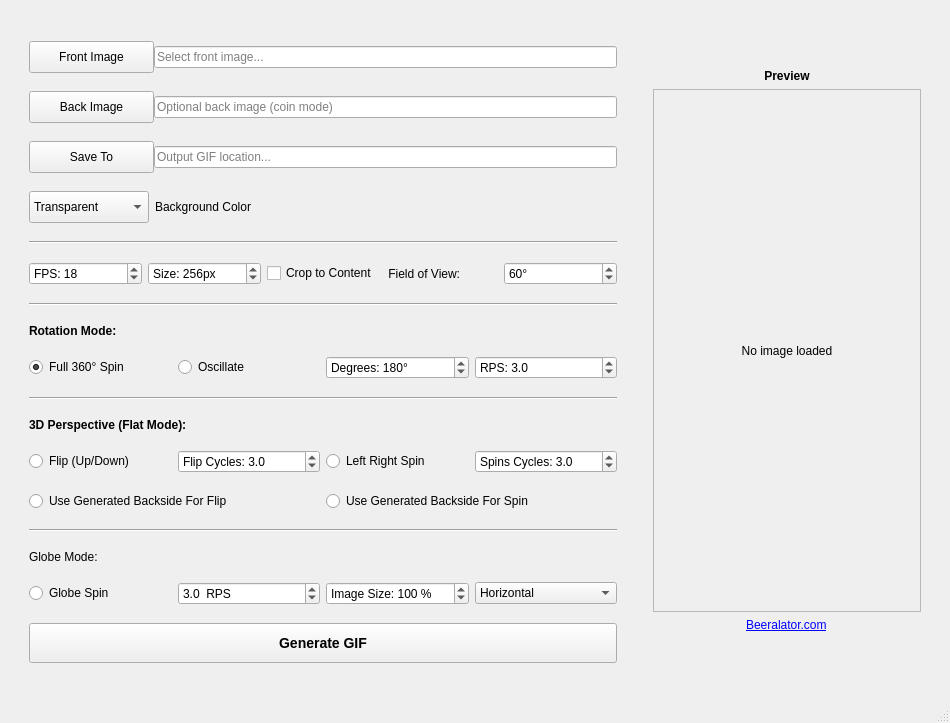
<?xml version="1.0" encoding="UTF-8"?>
<ui version="4.0">
 <class>MainWindow</class>
 <widget class="QMainWindow" name="MainWindow">
  <property name="geometry">
   <rect>
    <x>0</x>
    <y>0</y>
    <width>950</width>
    <height>723</height>
   </rect>
  </property>
  <property name="minimumSize">
   <size>
    <width>950</width>
    <height>550</height>
   </size>
  </property>
  <property name="windowTitle">
   <string>GIFStew - Animated GIF Creator</string>
  </property>
  <property name="autoFillBackground">
   <bool>false</bool>
  </property>
  <property name="styleSheet">
   <string notr="true"/>
  </property>
  <widget class="QWidget" name="centralwidget">
   <layout class="QHBoxLayout" name="mainHorizontalLayout">
    <item>
     <layout class="QVBoxLayout" name="controlsLayout">
      <property name="spacing">
       <number>6</number>
      </property>
      <property name="sizeConstraint">
       <enum>QLayout::SizeConstraint::SetMinimumSize</enum>
      </property>
      <property name="leftMargin">
       <number>20</number>
      </property>
      <property name="topMargin">
       <number>20</number>
      </property>
      <property name="rightMargin">
       <number>10</number>
      </property>
      <property name="bottomMargin">
       <number>10</number>
      </property>
      <item>
       <layout class="QHBoxLayout" name="imageLayout">
        <property name="spacing">
         <number>0</number>
        </property>
        <item>
         <widget class="QPushButton" name="btnBrowseImage">
          <property name="sizePolicy">
           <sizepolicy hsizetype="Minimum" vsizetype="Fixed">
            <horstretch>0</horstretch>
            <verstretch>0</verstretch>
           </sizepolicy>
          </property>
          <property name="minimumSize">
           <size>
            <width>125</width>
            <height>32</height>
           </size>
          </property>
          <property name="text">
           <string>Front Image</string>
          </property>
         </widget>
        </item>
        <item>
         <widget class="QLineEdit" name="editImagePath">
          <property name="sizePolicy">
           <sizepolicy hsizetype="Expanding" vsizetype="Fixed">
            <horstretch>0</horstretch>
            <verstretch>0</verstretch>
           </sizepolicy>
          </property>
          <property name="minimumSize">
           <size>
            <width>463</width>
            <height>0</height>
           </size>
          </property>
          <property name="placeholderText">
           <string>Select front image...</string>
          </property>
         </widget>
        </item>
       </layout>
      </item>
      <item>
       <layout class="QHBoxLayout" name="backImageLayout">
        <property name="spacing">
         <number>0</number>
        </property>
        <item>
         <widget class="QPushButton" name="btnBrowseBack">
          <property name="minimumSize">
           <size>
            <width>125</width>
            <height>32</height>
           </size>
          </property>
          <property name="text">
           <string>Back Image</string>
          </property>
         </widget>
        </item>
        <item>
         <widget class="QLineEdit" name="editBackPath">
          <property name="placeholderText">
           <string>Optional back image (coin mode)</string>
          </property>
         </widget>
        </item>
       </layout>
      </item>
      <item>
       <layout class="QHBoxLayout" name="outputLayout">
        <property name="spacing">
         <number>0</number>
        </property>
        <item>
         <widget class="QPushButton" name="btnBrowseOutput">
          <property name="minimumSize">
           <size>
            <width>125</width>
            <height>32</height>
           </size>
          </property>
          <property name="text">
           <string>Save To</string>
          </property>
         </widget>
        </item>
        <item>
         <widget class="QLineEdit" name="editOutputPath">
          <property name="placeholderText">
           <string>Output GIF location...</string>
          </property>
         </widget>
        </item>
       </layout>
      </item>
      <item>
       <layout class="QHBoxLayout" name="bgLayout">
        <property name="spacing">
         <number>6</number>
        </property>
        <item alignment="Qt::AlignmentFlag::AlignHCenter|Qt::AlignmentFlag::AlignVCenter">
         <widget class="QComboBox" name="comboBackground">
          <property name="minimumSize">
           <size>
            <width>120</width>
            <height>32</height>
           </size>
          </property>
          <property name="sizeIncrement">
           <size>
            <width>0</width>
            <height>0</height>
           </size>
          </property>
          <property name="layoutDirection">
           <enum>Qt::LayoutDirection::LeftToRight</enum>
          </property>
          <item>
           <property name="text">
            <string>Transparent</string>
           </property>
          </item>
          <item>
           <property name="text">
            <string>Black</string>
           </property>
          </item>
          <item>
           <property name="text">
            <string>White</string>
           </property>
          </item>
         </widget>
        </item>
        <item>
         <widget class="QLabel" name="lblBackground">
          <property name="sizePolicy">
           <sizepolicy hsizetype="Minimum" vsizetype="Fixed">
            <horstretch>0</horstretch>
            <verstretch>0</verstretch>
           </sizepolicy>
          </property>
          <property name="text">
           <string>Background Color</string>
          </property>
         </widget>
        </item>
        <item>
         <spacer name="bgSpacer">
          <property name="orientation">
           <enum>Qt::Orientation::Horizontal</enum>
          </property>
          <property name="sizeHint" stdset="0">
           <size>
            <width>40</width>
            <height>20</height>
           </size>
          </property>
         </spacer>
        </item>
       </layout>
      </item>
      <item>
       <widget class="Line" name="line_3">
        <property name="orientation">
         <enum>Qt::Orientation::Horizontal</enum>
        </property>
       </widget>
      </item>
      <item>
       <layout class="QHBoxLayout" name="animSettingsLayout">
        <item>
         <widget class="QSpinBox" name="spinFPS">
          <property name="prefix">
           <string>FPS: </string>
          </property>
          <property name="minimum">
           <number>1</number>
          </property>
          <property name="maximum">
           <number>60</number>
          </property>
          <property name="value">
           <number>18</number>
          </property>
         </widget>
        </item>
        <item>
         <widget class="QSpinBox" name="spinSizePx">
          <property name="showGroupSeparator" stdset="0">
           <bool>false</bool>
          </property>
          <property name="suffix">
           <string>px</string>
          </property>
          <property name="prefix">
           <string>Size: </string>
          </property>
          <property name="minimum">
           <number>64</number>
          </property>
          <property name="maximum">
           <number>2048</number>
          </property>
          <property name="singleStep">
           <number>2</number>
          </property>
          <property name="value">
           <number>256</number>
          </property>
         </widget>
        </item>
        <item>
         <widget class="QCheckBox" name="checkCropToContent">
          <property name="styleSheet">
           <string notr="true"/>
          </property>
          <property name="text">
           <string>Crop to Content</string>
          </property>
         </widget>
        </item>
        <item>
         <widget class="QLabel" name="lblFov">
          <property name="text">
           <string> Field of View:</string>
          </property>
          <property name="alignment">
           <set>Qt::AlignmentFlag::AlignLeading|Qt::AlignmentFlag::AlignLeft|Qt::AlignmentFlag::AlignVCenter</set>
          </property>
         </widget>
        </item>
        <item>
         <widget class="QDoubleSpinBox" name="spinFov">
          <property name="suffix">
           <string>°</string>
          </property>
          <property name="decimals">
           <number>0</number>
          </property>
          <property name="minimum">
           <double>30.000000000000000</double>
          </property>
          <property name="maximum">
           <double>120.000000000000000</double>
          </property>
          <property name="value">
           <double>60.000000000000000</double>
          </property>
         </widget>
        </item>
       </layout>
      </item>
      <item>
       <widget class="Line" name="separator2">
        <property name="orientation">
         <enum>Qt::Orientation::Horizontal</enum>
        </property>
       </widget>
      </item>
      <item>
       <widget class="QLabel" name="lblRotationMode">
        <property name="sizePolicy">
         <sizepolicy hsizetype="Preferred" vsizetype="Fixed">
          <horstretch>0</horstretch>
          <verstretch>0</verstretch>
         </sizepolicy>
        </property>
        <property name="styleSheet">
         <string>font-weight: bold;</string>
        </property>
        <property name="text">
         <string>Rotation Mode:</string>
        </property>
       </widget>
      </item>
      <item>
       <layout class="QHBoxLayout" name="rotationModeLayout">
        <item>
         <widget class="QRadioButton" name="radioSpin">
          <property name="sizePolicy">
           <sizepolicy hsizetype="Minimum" vsizetype="Fixed">
            <horstretch>0</horstretch>
            <verstretch>0</verstretch>
           </sizepolicy>
          </property>
          <property name="text">
           <string>Full 360° Spin</string>
          </property>
          <property name="checked">
           <bool>true</bool>
          </property>
         </widget>
        </item>
        <item>
         <widget class="QRadioButton" name="radioOscillate">
          <property name="sizePolicy">
           <sizepolicy hsizetype="Minimum" vsizetype="Fixed">
            <horstretch>0</horstretch>
            <verstretch>0</verstretch>
           </sizepolicy>
          </property>
          <property name="text">
           <string>Oscillate</string>
          </property>
         </widget>
        </item>
        <item>
         <widget class="QSpinBox" name="spinMaxDegrees">
          <property name="enabled">
           <bool>true</bool>
          </property>
          <property name="sizePolicy">
           <sizepolicy hsizetype="Minimum" vsizetype="Fixed">
            <horstretch>0</horstretch>
            <verstretch>0</verstretch>
           </sizepolicy>
          </property>
          <property name="suffix">
           <string>°</string>
          </property>
          <property name="prefix">
           <string>Degrees: </string>
          </property>
          <property name="minimum">
           <number>0</number>
          </property>
          <property name="maximum">
           <number>360</number>
          </property>
          <property name="singleStep">
           <number>5</number>
          </property>
          <property name="value">
           <number>180</number>
          </property>
         </widget>
        </item>
        <item>
         <widget class="QDoubleSpinBox" name="spinDuration">
          <property name="sizePolicy">
           <sizepolicy hsizetype="Minimum" vsizetype="Fixed">
            <horstretch>0</horstretch>
            <verstretch>0</verstretch>
           </sizepolicy>
          </property>
          <property name="prefix">
           <string>RPS: </string>
          </property>
          <property name="decimals">
           <number>1</number>
          </property>
          <property name="minimum">
           <double>0.100000000000000</double>
          </property>
          <property name="maximum">
           <double>25.000000000000000</double>
          </property>
          <property name="singleStep">
           <double>0.100000000000000</double>
          </property>
          <property name="value">
           <double>3.000000000000000</double>
          </property>
         </widget>
        </item>
       </layout>
      </item>
      <item>
       <widget class="Line" name="separator3">
        <property name="orientation">
         <enum>Qt::Orientation::Horizontal</enum>
        </property>
       </widget>
      </item>
      <item>
       <widget class="QLabel" name="lblPerspective">
        <property name="sizePolicy">
         <sizepolicy hsizetype="Preferred" vsizetype="Fixed">
          <horstretch>0</horstretch>
          <verstretch>0</verstretch>
         </sizepolicy>
        </property>
        <property name="styleSheet">
         <string>font-weight: bold;</string>
        </property>
        <property name="text">
         <string>3D Perspective (Flat Mode):</string>
        </property>
       </widget>
      </item>
      <item>
       <layout class="QHBoxLayout" name="horizontalLayout">
        <property name="bottomMargin">
         <number>0</number>
        </property>
        <item>
         <widget class="QRadioButton" name="radioFlipUD">
          <property name="text">
           <string>Flip (Up/Down)</string>
          </property>
          <property name="checked">
           <bool>false</bool>
          </property>
         </widget>
        </item>
        <item>
         <widget class="QDoubleSpinBox" name="spinYawMax_2">
          <property name="prefix">
           <string>Flip Cycles: </string>
          </property>
          <property name="suffix">
           <string/>
          </property>
          <property name="decimals">
           <number>1</number>
          </property>
          <property name="minimum">
           <double>0.100000000000000</double>
          </property>
          <property name="maximum">
           <double>25.000000000000000</double>
          </property>
          <property name="singleStep">
           <double>0.100000000000000</double>
          </property>
          <property name="value">
           <double>3.000000000000000</double>
          </property>
         </widget>
        </item>
        <item>
         <widget class="QRadioButton" name="radioYawSpin">
          <property name="text">
           <string>Left Right Spin</string>
          </property>
         </widget>
        </item>
        <item>
         <widget class="QDoubleSpinBox" name="spinYawMax">
          <property name="prefix">
           <string>Spins Cycles: </string>
          </property>
          <property name="suffix">
           <string/>
          </property>
          <property name="decimals">
           <number>1</number>
          </property>
          <property name="minimum">
           <double>0.100000000000000</double>
          </property>
          <property name="maximum">
           <double>25.000000000000000</double>
          </property>
          <property name="singleStep">
           <double>0.100000000000000</double>
          </property>
          <property name="value">
           <double>3.000000000000000</double>
          </property>
         </widget>
        </item>
       </layout>
      </item>
      <item>
       <layout class="QHBoxLayout" name="horizontalLayout_3">
        <property name="bottomMargin">
         <number>0</number>
        </property>
        <item>
         <widget class="QRadioButton" name="radioSimBackfaceUpsideDown">
          <property name="text">
           <string>Use Generated Backside For Flip</string>
          </property>
         </widget>
        </item>
        <item>
         <widget class="QRadioButton" name="radioSimBackface">
          <property name="enabled">
           <bool>true</bool>
          </property>
          <property name="text">
           <string>Use Generated Backside For Spin</string>
          </property>
          <property name="checked">
           <bool>false</bool>
          </property>
          <property name="autoExclusive">
           <bool>false</bool>
          </property>
         </widget>
        </item>
       </layout>
      </item>
      <item>
       <widget class="Line" name="line">
        <property name="orientation">
         <enum>Qt::Orientation::Horizontal</enum>
        </property>
       </widget>
      </item>
      <item>
       <widget class="QLabel" name="label">
        <property name="sizePolicy">
         <sizepolicy hsizetype="Preferred" vsizetype="Fixed">
          <horstretch>0</horstretch>
          <verstretch>0</verstretch>
         </sizepolicy>
        </property>
        <property name="styleSheet">
         <string notr="true">font: 700 12pt &quot;Noto Sans&quot;;</string>
        </property>
        <property name="text">
         <string>Globe Mode:</string>
        </property>
       </widget>
      </item>
      <item>
       <layout class="QHBoxLayout" name="perspectiveLayout">
        <item>
         <widget class="QRadioButton" name="radioGlobe">
          <property name="sizePolicy">
           <sizepolicy hsizetype="Minimum" vsizetype="Fixed">
            <horstretch>0</horstretch>
            <verstretch>0</verstretch>
           </sizepolicy>
          </property>
          <property name="text">
           <string>Globe Spin</string>
          </property>
         </widget>
        </item>
        <item>
         <widget class="QDoubleSpinBox" name="spinGlobeRotations">
          <property name="sizePolicy">
           <sizepolicy hsizetype="Minimum" vsizetype="Fixed">
            <horstretch>0</horstretch>
            <verstretch>0</verstretch>
           </sizepolicy>
          </property>
          <property name="prefix">
           <string/>
          </property>
          <property name="suffix">
           <string>  RPS</string>
          </property>
          <property name="decimals">
           <number>1</number>
          </property>
          <property name="minimum">
           <double>0.100000000000000</double>
          </property>
          <property name="maximum">
           <double>25.000000000000000</double>
          </property>
          <property name="singleStep">
           <double>0.100000000000000</double>
          </property>
          <property name="value">
           <double>3.000000000000000</double>
          </property>
         </widget>
        </item>
        <item>
         <widget class="QDoubleSpinBox" name="spinGlobeZoom">
          <property name="prefix">
           <string>Image Size: </string>
          </property>
          <property name="suffix">
           <string> %</string>
          </property>
          <property name="decimals">
           <number>0</number>
          </property>
          <property name="minimum">
           <double>1.000000000000000</double>
          </property>
          <property name="maximum">
           <double>300.000000000000000</double>
          </property>
          <property name="singleStep">
           <double>5.000000000000000</double>
          </property>
          <property name="value">
           <double>100.000000000000000</double>
          </property>
         </widget>
        </item>
        <item>
         <widget class="QComboBox" name="comboGlobeAxis">
          <property name="sizePolicy">
           <sizepolicy hsizetype="Minimum" vsizetype="Fixed">
            <horstretch>0</horstretch>
            <verstretch>0</verstretch>
           </sizepolicy>
          </property>
          <item>
           <property name="text">
            <string>Horizontal</string>
           </property>
          </item>
          <item>
           <property name="text">
            <string>Vertical</string>
           </property>
          </item>
          <item>
           <property name="text">
            <string>Both (Tumble)</string>
           </property>
          </item>
         </widget>
        </item>
       </layout>
      </item>
      <item>
       <widget class="QPushButton" name="btnGenerate">
        <property name="minimumSize">
         <size>
          <width>0</width>
          <height>40</height>
         </size>
        </property>
        <property name="styleSheet">
         <string>font-size: 14px; font-weight: bold;</string>
        </property>
        <property name="text">
         <string>Generate GIF</string>
        </property>
       </widget>
      </item>
     </layout>
    </item>
    <item>
     <layout class="QVBoxLayout" name="previewLayout">
      <property name="leftMargin">
       <number>20</number>
      </property>
      <property name="topMargin">
       <number>20</number>
      </property>
      <property name="rightMargin">
       <number>20</number>
      </property>
      <property name="bottomMargin">
       <number>20</number>
      </property>
      <item>
       <spacer name="verticalSpacer_3">
        <property name="orientation">
         <enum>Qt::Orientation::Vertical</enum>
        </property>
        <property name="sizeHint" stdset="0">
         <size>
          <width>20</width>
          <height>40</height>
         </size>
        </property>
       </spacer>
      </item>
      <item>
       <widget class="QLabel" name="lblPreviewTitle">
        <property name="styleSheet">
         <string>font-size: 12px; font-weight: bold;</string>
        </property>
        <property name="text">
         <string>Preview</string>
        </property>
        <property name="alignment">
         <set>Qt::AlignmentFlag::AlignCenter</set>
        </property>
       </widget>
      </item>
      <item>
       <widget class="QLabel" name="lblPreview">
        <property name="sizePolicy">
         <sizepolicy hsizetype="Expanding" vsizetype="Expanding">
          <horstretch>1</horstretch>
          <verstretch>1</verstretch>
         </sizepolicy>
        </property>
        <property name="minimumSize">
         <size>
          <width>256</width>
          <height>256</height>
         </size>
        </property>
        <property name="frameShape">
         <enum>QFrame::Shape::StyledPanel</enum>
        </property>
        <property name="text">
         <string>No image loaded</string>
        </property>
        <property name="alignment">
         <set>Qt::AlignmentFlag::AlignCenter</set>
        </property>
       </widget>
      </item>
      <item alignment="Qt::AlignmentFlag::AlignHCenter">
       <widget class="QLabel" name="lblBeerLink">
        <property name="tabletTracking">
         <bool>false</bool>
        </property>
        <property name="text">
         <string>&lt;html&gt;&lt;head/&gt;&lt;body&gt;&lt;p&gt;&lt;a href=&quot;https://www.beeralator.com&quot;&gt;&lt;span style=&quot; text-decoration: underline; color:#0000ff;&quot;&gt;Beeralator.com&lt;/span&gt;&lt;/a&gt;&lt;/p&gt;&lt;/body&gt;&lt;/html&gt;</string>
        </property>
        <property name="textFormat">
         <enum>Qt::TextFormat::AutoText</enum>
        </property>
        <property name="openExternalLinks">
         <bool>true</bool>
        </property>
       </widget>
      </item>
      <item>
       <spacer name="verticalSpacer_2">
        <property name="orientation">
         <enum>Qt::Orientation::Vertical</enum>
        </property>
        <property name="sizeHint" stdset="0">
         <size>
          <width>20</width>
          <height>40</height>
         </size>
        </property>
       </spacer>
      </item>
     </layout>
    </item>
   </layout>
  </widget>
  <widget class="QStatusBar" name="statusbar"/>
  <widget class="QMenuBar" name="menubar">
   <property name="geometry">
    <rect>
     <x>0</x>
     <y>0</y>
     <width>950</width>
     <height>27</height>
    </rect>
   </property>
  </widget>
 </widget>
 <resources/>
 <connections/>
</ui>
